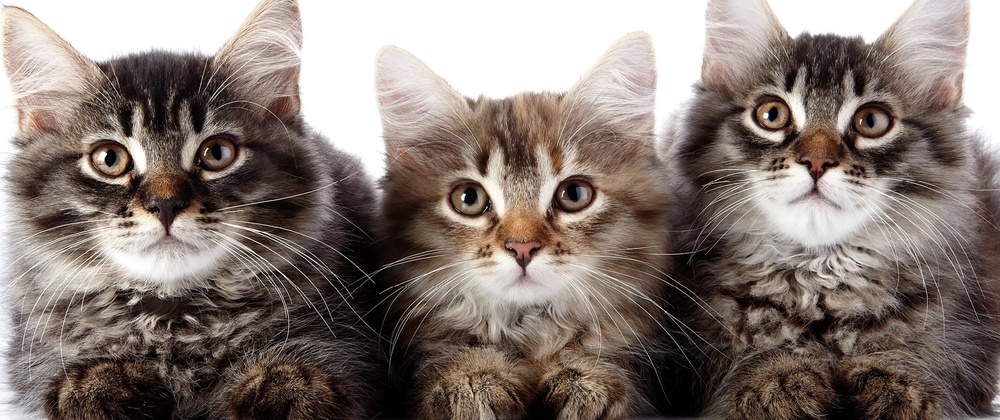
#> input picture cats.jpg, 1000 x 420 px, shrunk from 1620 x 680 before the run
$ python allTM_methods.py
#> lines starting #> are read from the running program, lines starting #| are printed output that depends on the picture; after the words box and inside, x2 and y2 are one past the last pixel; in counts of white or black regions, pixels touching at a corner belong together
import cv2
import numpy as np

def templateMatching(method):
#> called with method = 5
    img_rgb = cv2.imread('cats.jpg')
#> img_rgb is the input picture: shape (420, 1000, 3); mean B, G, R 116.3, 122.3, 134.7
    img_gray = cv2.cvtColor(img_rgb, cv2.COLOR_BGR2GRAY)
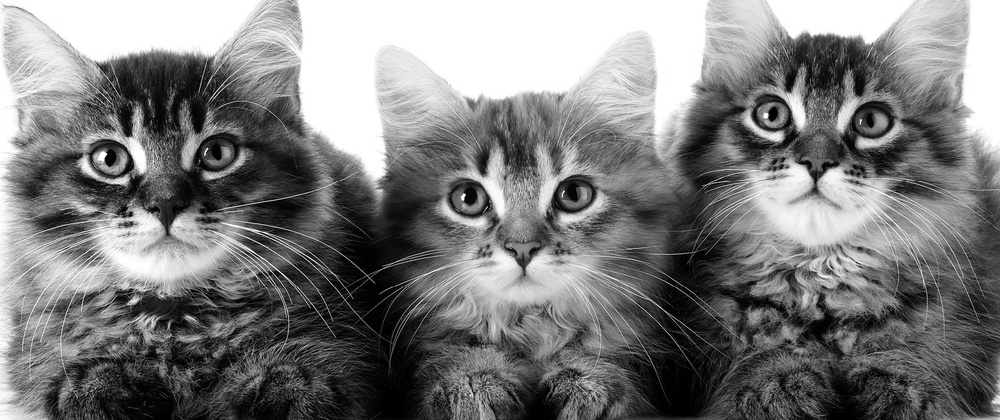
#> img_gray: shape (420, 1000); min 0, max 255, mean 125.4

    template = cv2.imread('nasuc.png',0)
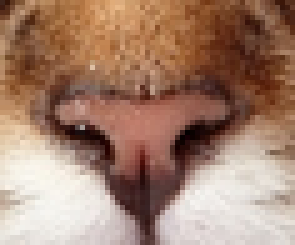
#> input picture nasuc.png, 59 x 49 px, shrunk from 96 x 80 before the run (shown 5 times larger)
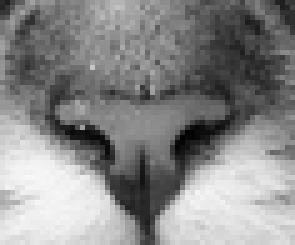
#> template: shape (49, 59) (shown 5 times larger); min 1, max 248, mean 137
    w, h = template.shape[::-1]
#> w = 59; h = 49


    res = cv2.matchTemplate(img_gray,template,method=method)
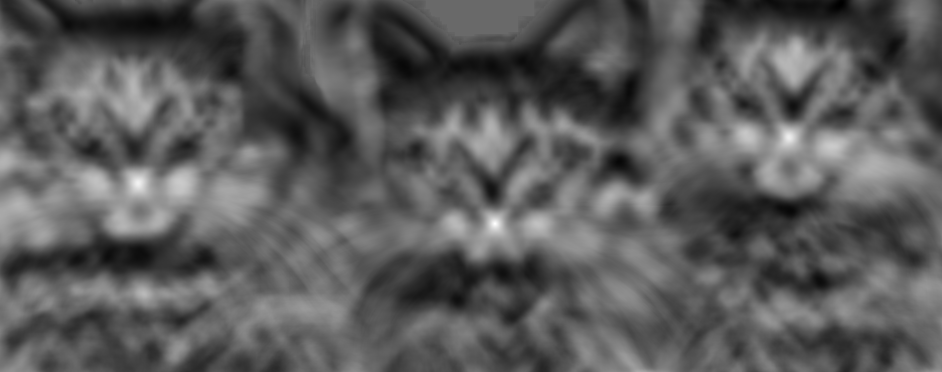
#> res: shape (372, 942) float32; min -0.697, max 0.986, mean -0.0955; drawn with min black and max white


    #accuracy
    threshold = 0.85
    loc = np.where( res >= threshold)
#> loc = 56 positions, rows 135 to 226, columns 136 to 790
    for pt in zip(*loc[::-1]):
        cv2.rectangle(img_rgb, pt, (pt[0] + w, pt[1] + h), (0,0,255), 2)
#> this loop made 56 passes
#> pt on passes 1 to 12: (788, 135), (787, 136), (788, 136), (789, 136), (787, 137), (788, 137), (789, 137), (790, 137), (788, 138), (789, 138), (136, 181), (137, 181)
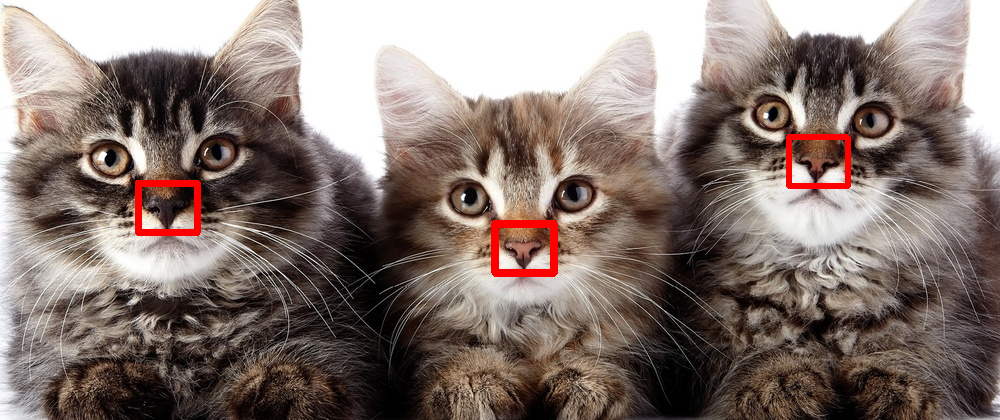
#> img_rgb: shape (420, 1000, 3); 1.07% of pixels changed, all inside (x1, y1, x2, y2) = (135, 134, 851, 277)
    cv2.imwrite('allTMmethods.png',img_rgb)

templateMatching(5)
'''
TM_CCOEFF = 4
TM_CCOEFF_NORMED = 5
TM_CCORR = 2
TM_CCORR_NORMED = 3
TM_SQDIFF = 0
TM_SQDIFF_NORMED = 1
'''
